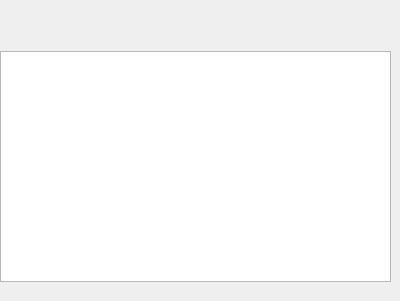
<?xml version="1.0" encoding="UTF-8"?>
<ui version="4.0">
 <class>biao</class>
 <widget class="QWidget" name="biao">
  <property name="geometry">
   <rect>
    <x>0</x>
    <y>0</y>
    <width>400</width>
    <height>301</height>
   </rect>
  </property>
  <property name="windowTitle">
   <string>biao</string>
  </property>
  <widget class="QTableView" name="tableView">
   <property name="geometry">
    <rect>
     <x>0</x>
     <y>51</y>
     <width>391</width>
     <height>231</height>
    </rect>
   </property>
  </widget>
 </widget>
 <layoutdefault spacing="6" margin="11"/>
 <resources/>
 <connections/>
</ui>
